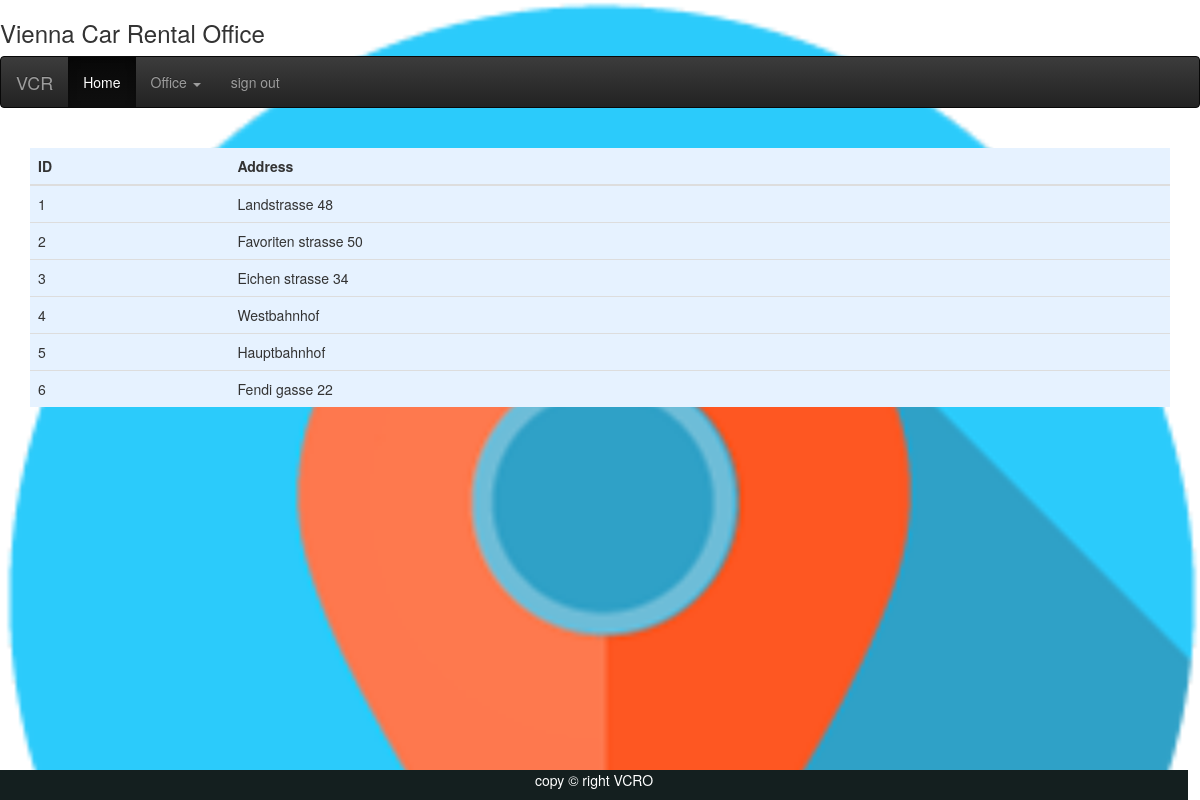
/office_list.php (signed in), run on the app's committed database.
### tables this page shows
CREATE TABLE `office` (
  `office_id` int(11) NOT NULL,
  `address` varchar(100) DEFAULT NULL
);

### office_list.php (the view, shortened to what this page needs)
<?php
	require_once 'db_connection.php';
	$sql = "SELECT * FROM office";
	$result = mysqli_query($conn, $sql);
	include_once 'header_navbar.php'
?>
	<div class="container">
		<div class="table-responsive">
			<table class="table">
				<thead>
					<tr>
						<th scope="col">ID</th>
						<th scope="col">Address</th>
					</tr>
				</thead>
				<tbody>
					<?php
						while ($row = mysqli_fetch_assoc($result)) {
							echo
								"
								<tr>
									<td scope='row'>".$row["office_id"]."</td>
									<td>".$row["address"]."</td>
								</tr>
								";
						};
					?>
				</tbody>
			</table>
		</div>
	</div>
	<?php include_once 'footer.php' ?>
</body>
</html>

### style.css (style rules this page uses)
body { background-image: url('img/icon.png'); background-size: 100%; }
table { margin-top: 20px; }
th { background-color:rgb(230, 242, 255); }
td { background-color: rgb(230, 242, 255); }

### data on the page
office: office_id "1", address "Landstrasse 48"
office: office_id "2", address "Favoriten strasse 50"
office: office_id "3", address "Eichen strasse 34"
office: office_id "4", address "Westbahnhof"
office: office_id "5", address "Hauptbahnhof"
office: office_id "6", address "Fendi gasse 22"
